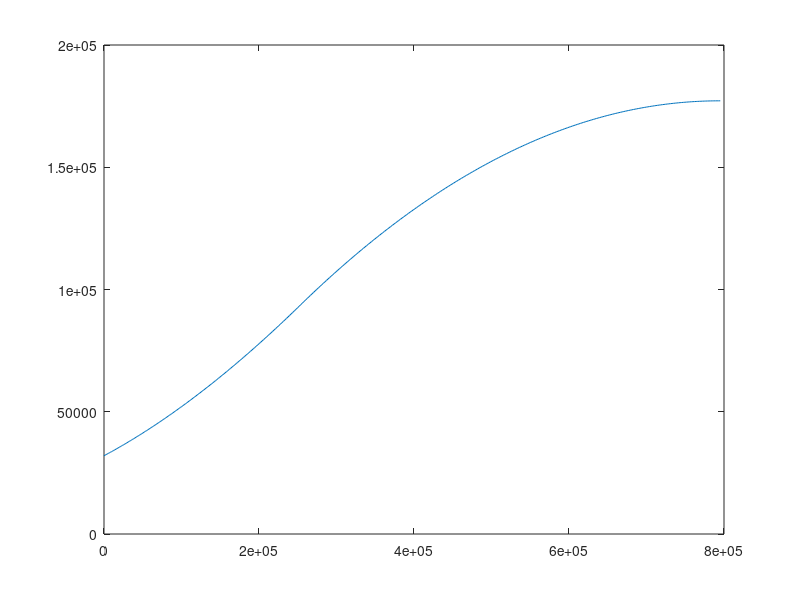
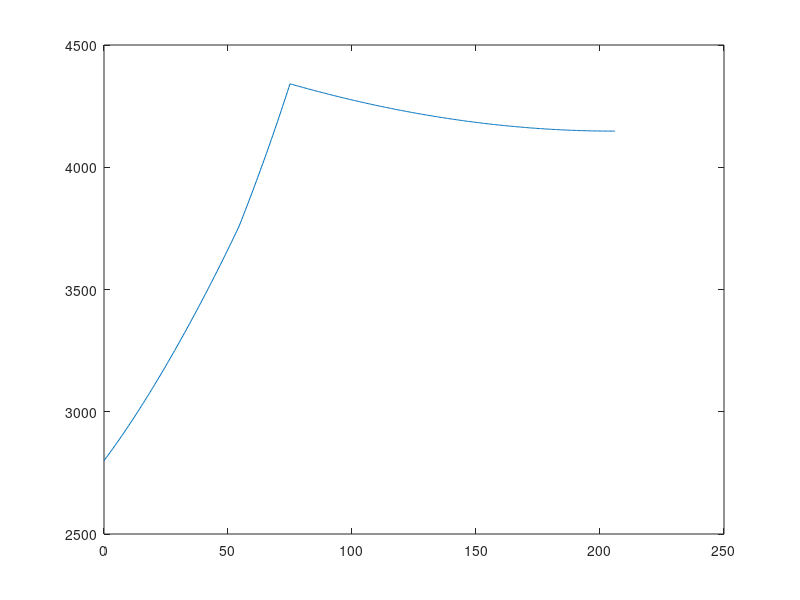

The MATLAB source for these figures, in order:
clear all

time1 = cputime;

Atmosphere = dlmread('atmosphere.txt');

%Simulating the Third Stage Rocket Trajectory

% Starting_Altitude = 33000; %m
% 
% Starting_Theta = .1; %rad

iteration = 1;

% for minit = 1500:100:3000


% for k = 20000:5000:60000
% for j = -.05:.01:0.1
% for u = 1800:200:3400

k = 32000;
j = 0.17;
u = 2800;

[k j u];
        
        Starting_Altitude = k;
        Starting_Theta = j;
        
        
   

        c = [];
        CD = [];
        CL = [];
        M = [];
        CN = [];
        CA = [];
        vx = [];
        vy = [];
        rho = [];
        t= [];
        Theta = [];
        Alt = [];
        mfuel = [];
        Hor = [];
        Fd = [];
        Fl = [];


        

HelioSync_Altitude = 566.89 + 6371; %Same as Dawids

Orbital_Velocity_f = sqrt(398600/(566.89 + 6371))*10^3; %Calculating the necessary orbital velocity with altitude in km

maxturnratepos = deg2rad(8)/80; %rad/s these are from dawids glasgow paper, need to figure out where these come from
maxturnrateneg = -deg2rad(8)/110; %rad/s


%Reference area using diameter from Dawid (3i)
A = pi*(0.9/2)^2; % this is the same for lift and drag

g = 9.81; %standard gravity

%define starting condtions
t(1) = 0.;

dt = .5; %time step


Theta(1) = Starting_Theta;

vx(1) = u*cos(Theta(1));
vy(1) = u*sin(Theta(1));

Alt(1) = Starting_Altitude;

Hor(1) = 0.;

i=1;

%
Thrust = 50510;


m = 1750; %vehicle mass, less 1100kg fuel (to match Dawids glasgow paper)


mdot = 14.71; %fuel mass flow rate from dawid

mfuel(1) = 1100; %this is approx what dawid used

c(1) = spline( Atmosphere(:,1),  Atmosphere(:,5), Alt(1)); % Calculate speed of sound using atmospheric data

rho(1) = spline( Atmosphere(:,1),  Atmosphere(:,4), Alt(1)); % Calculate density using atmospheric data

M(1) = sqrt(vx(1)^2+vy(1)^2)/c(1);


Alpha = deg2rad(10); % angle of attack, from dawids 6d

    
CA(1) = 0.346 + 0.183*M(1) - 0.058*M(1)^2 + 0.00382*M(1)^3;

CN(1) = (5.006 - 0.519*M(1) + 0.031*M(1)^2)*Alpha;

CD(1) = CA*cos(Alpha) + CN*sin(Alpha);

CL(1) = CN*cos(Alpha) - CA*sin(Alpha);

Fd(1) = 1/2*rho(1)*(vx(1)^2+vy(1)^2)*A*CD(1);

Fl(1) = 1/2*rho(1)*(vx(1)^2+vy(1)^2)*A*CL(1);

while mfuel(i) > 0;
    t(i+1) = t(i) + dt;
    
    if Alt(i) > 70000
        m = 1750 - 302.8; %release of heat shield, from dawids glasgow paper
    end

%     if Alt(i) > 70000
% %         m = 1750 - 302.8; %release of heat shield, from dawids glasgow paper
%     m = minit - 302.8;
%     else
%         m = minit;
%     
%     end
%     
    Alt(i+1) = Alt(i) + vy(i)*dt;
    
    Hor(i+1) = Hor(i) + vx(i)*dt; 
    
    Theta(i+1) = Theta(i) + maxturnratepos*dt;

    
    
    mfuel(i+1) = mfuel(i) - mdot*dt;
    
    if Alt(i) < 85000
    c(i+1) = spline( Atmosphere(:,1),  Atmosphere(:,5), Alt(i)); % Calculate speed of sound using atmospheric data

    rho(i+1) = spline( Atmosphere(:,1),  Atmosphere(:,4), Alt(i)); % Calculate density using atmospheric data
    else
    c(i+1) = spline( Atmosphere(:,1),  Atmosphere(:,5), 85000); % if altitude is over 85km, set values of atmospheric data not change. i will need to look at this
    
%     rho(i+1) = spline( Atmosphere(:,1),  Atmosphere(:,4), 85000);
    rho(i+1) = 0;
    
    end
    
    M(i+1) = sqrt(vx(i)^2+vy(i)^2)/c(i);
    
    %calculate axial and normal coefficient, and then lift and drag
    %coefficients. from Dawid (3i)
    
    CA(i+1) = 0.346 + 0.183*M(i) - 0.058*M(i)^2 + 0.00382*M(i)^3;
    
    CN(i+1) = (5.006 - 0.519*M(i) + 0.031*M(i)^2)*Alpha;
    
    CD(i+1) = CA(i)*cos(Alpha) + CN(i)*sin(Alpha);
    
    CL(i+1) = CN(i)*cos(Alpha) - CA(i)*sin(Alpha);
    
    Fd(i+1) = 1/2*rho(i)*(vx(i)^2+vy(i)^2)*A*CD(i);
    Fl(i+1) = 1/2*rho(i)*(vx(i)^2+vy(i)^2)*A*CL(i);
    
%     v(i+1) = v(i) + Thrust/(m+mfuel(i))*dt - Fd(i)/(m+mfuel(i))*dt - g*sin(Theta(i))/(m+mfuel(i))*dt; % assumes that gravity is offset by body lift when horizontal

    vx(i+1) = sqrt(vx(i)^2+vy(i)^2)*cos(Theta(i)) - Fd(i)/(m+mfuel(i))*dt*cos(Theta(i)) - Fl(i)/(m+mfuel(i))*dt*sin(Theta(i)) + Thrust/(m+mfuel(i))*dt*cos(Theta(i)+Alpha);
    vy(i+1) = sqrt(vx(i)^2+vy(i)^2)*sin(Theta(i)) - Fd(i)/(m+mfuel(i))*dt*sin(Theta(i)) + Fl(i)/(m+mfuel(i))*dt*cos(Theta(i)) - g*dt + Thrust/(m+mfuel(i))*dt*sin(Theta(i)+Alpha);
    
    i = i+1;
    
    
end

%after fuel burn out, turn to zero trajectory angle

% while Theta(i) > 0; 
while vy(i) > 0;

    t(i+1) = t(i) + dt;
    
    if Alt(i) > 70000
        m = 1750 - 302.8; %release of heat shield, from dawids glasgow paper
    end

%     if Alt(i) > 70000
% %         m = 1750 - 302.8; %release of heat shield, from dawids glasgow paper
%     m = m - 302.8;
%     else
%         m = minit;
%     end
    
    Alt(i+1) = Alt(i) + vy(i)*dt;
    
    Hor(i+1) = Hor(i) + vx(i)*dt; 
    
    Theta(i+1) = Theta(i) + maxturnrateneg*dt;

    
    if Alt(i) < 85000
    c(i+1) = spline( Atmosphere(:,1),  Atmosphere(:,5), Alt(i)); % Calculate speed of sound using atmospheric data

    rho(i+1) = spline( Atmosphere(:,1),  Atmosphere(:,4), Alt(i)); % Calculate density using atmospheric data
    else
    c(i+1) = spline( Atmosphere(:,1),  Atmosphere(:,5), 85000); % if altitude is over 85km, set values of atmospheric data not change. i will need to look at this
    
    rho(i+1) = 0;
    
    end
    
    M(i+1) = sqrt(vx(i)^2+vy(i)^2)/c(i);
    
    %calculate axial and normal coefficient, and then lift and drag
    %coefficients. from Dawid (3i)
    
    CA(i+1) = 0.346 + 0.183*M(i) - 0.058*M(i)^2 + 0.00382*M(i)^3;
    
    CN(i+1) = (5.006 - 0.519*M(i) + 0.031*M(i)^2)*Alpha;
    
    CD(i+1) = CA(i)*cos(Alpha) + CN(i)*sin(Alpha);
    
    CL(i+1) = CN(i)*cos(Alpha) - CA(i)*sin(Alpha);
    
    Fd(i+1) = 1/2*rho(i)*(vx(i)^2+vy(i)^2)*A*CD(i);
    
    Fl(i+1) = 1/2*rho(i)*(vx(i)^2+vy(i)^2)*A*CL(i);
    
    vx(i+1) = vx(i) - Fd(i)/(m)*dt*cos(Theta(i)) - Fl(i)/(m)*dt*sin(Theta(i));
    vy(i+1) = vy(i) - Fd(i)/(m)*dt*sin(Theta(i)) + Fl(i)/(m)*dt*cos(Theta(i)) - g*dt;
    i = i+1;
    
end


%Hohmann Transfer, from Dawid (3i)
% mu = 3.987*10^14;
mu = 398600;
Rearth = 6371; %radius of earth

% vend = sqrt(vx(end)^2+vy(end)^2);
vend = vx(end)

v12 = sqrt(mu / (Alt(end)/10^3 + Rearth))*10^3 - vend;

v23 = sqrt(mu / (Alt(end)/10^3+ Rearth))*(sqrt(2*HelioSync_Altitude/((Alt(end)/10^3 + Rearth)+HelioSync_Altitude))-1)*10^3;

v34 = sqrt(mu / HelioSync_Altitude)*(1 - sqrt(2*(Alt(end)/10^3 + Rearth)/((Alt(end)/10^3 + Rearth)+HelioSync_Altitude)))*10^3;

dvtot = v12 + v23 + v34;

%as this is happening in a vacuum we can compute while delta v at once for
%fuel usage, tsiolkovsky rocket equation. this should have gravity maybe


g = 9.81;

Isp = 350; %s

m2 = m/(exp(v12/(Isp*g)));

m3 = m2/(exp(v23/(Isp*g)));

m4 = m3/(exp(v34/(Isp*g)));

mpayload = m4 - 347.4; % subtract structural mass from Dawids glasgow paper

% plot(Hor, Alt)

payload_matrix(iteration,1) = k ;
payload_matrix(iteration,2) = j ;
payload_matrix(iteration,3) = u ;
payload_matrix(iteration,4) = mpayload;

% payload_matrix(iteration,1) = minit ;
% payload_matrix(iteration,2) = k ;
% payload_matrix(iteration,3) = j ;
% payload_matrix(iteration,4) = u ;
% payload_matrix(iteration,5) = mpayload;

[k j u mpayload]


% thirdstage = fopen('thirdstage.dat','a+');
%         
% thirdstage_results = [num2str(Starting_Altitude,'%10.4e') ' ' num2str(Starting_Theta,'%10.4e') ' ' num2str(mpayload,'%10.4e') '\r\n'] ;
%         
% fprintf(thirdstage,thirdstage_results);
figure(1)
plot(Hor, Alt)
figure(2)
plot(t,sqrt(vx.^2 + vy.^2))

% iteration = iteration + 1;
%  end
% end
% end
% % end     
% dlmwrite('thirdstage.dat', payload_matrix,'delimiter','\t')


% dlmwrite('thirdstagewithmass.dat', payload_matrix,'delimiter','\t')

% time = cputime - time1
